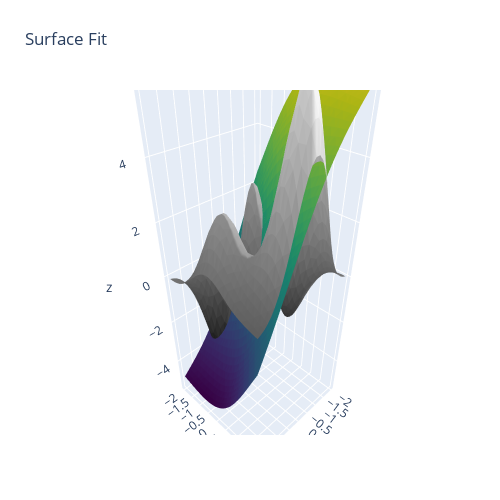

Source (notebook cell):
### Code cell
Rebuilder = Rebuild()
Rebuilder.rebuildFullNet("model_52_9_6")

### Figure 1 — Plotly figure (JSON) as saved in the notebook; plotly's stock layout.template omitted (floating-point values rounded to 4 significant figures; data arrays with more than 128 entries replaced by an {"elided": "..."} marker saying what was removed)
{"data": [{"facecolor": {"elided": "1922 str values"}, "i": {"elided": "1922 int values"}, "j": {"elided": "1922 int values"}, "k": {"elided": "1922 int values"}, "name": "", "type": "mesh3d", "x": {"elided": "1024 float values"}, "y": {"elided": "1024 float values"}, "z": {"elided": "1024 float values"}}, {"facecolor": {"elided": "1922 str values"}, "i": {"elided": "1922 int values"}, "j": {"elided": "1922 int values"}, "k": {"elided": "1922 int values"}, "name": "", "type": "mesh3d", "x": {"elided": "1024 float values"}, "y": {"elided": "1024 float values"}, "z": {"elided": "1024 float values"}}], "layout": {"autosize": false, "height": 500, "margin": {"b": 65, "l": 65, "r": 50, "t": 90}, "title": {"text": "Surface Fit"}, "width": 500}}
